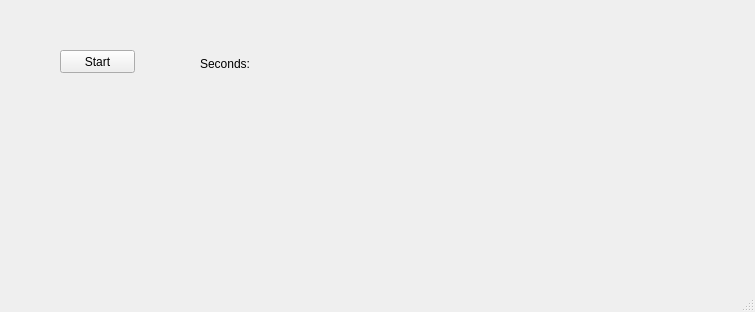
<?xml version="1.0" encoding="UTF-8"?>
<ui version="4.0">
 <class>MainWindow</class>
 <widget class="QMainWindow" name="MainWindow">
  <property name="geometry">
   <rect>
    <x>0</x>
    <y>0</y>
    <width>755</width>
    <height>312</height>
   </rect>
  </property>
  <property name="windowTitle">
   <string>MainWindow</string>
  </property>
  <widget class="QWidget" name="centralwidget">
   <widget class="QPushButton" name="btnStart">
    <property name="geometry">
     <rect>
      <x>60</x>
      <y>50</y>
      <width>75</width>
      <height>23</height>
     </rect>
    </property>
    <property name="text">
     <string>Start</string>
    </property>
   </widget>
   <widget class="QLabel" name="lblSeconds">
    <property name="geometry">
     <rect>
      <x>273</x>
      <y>56</y>
      <width>291</width>
      <height>16</height>
     </rect>
    </property>
    <property name="text">
     <string/>
    </property>
   </widget>
   <widget class="QLabel" name="label">
    <property name="geometry">
     <rect>
      <x>200</x>
      <y>56</y>
      <width>56</width>
      <height>16</height>
     </rect>
    </property>
    <property name="text">
     <string>Seconds:</string>
    </property>
   </widget>
  </widget>
  <widget class="QMenuBar" name="menubar">
   <property name="geometry">
    <rect>
     <x>0</x>
     <y>0</y>
     <width>755</width>
     <height>21</height>
    </rect>
   </property>
  </widget>
  <widget class="QStatusBar" name="statusbar"/>
 </widget>
 <resources/>
 <connections>
  <connection>
   <sender>btnStart</sender>
   <signal>released()</signal>
   <receiver>MainWindow</receiver>
   <slot>onStart()</slot>
   <hints>
    <hint type="sourcelabel">
     <x>76</x>
     <y>80</y>
    </hint>
    <hint type="destinationlabel">
     <x>99</x>
     <y>147</y>
    </hint>
   </hints>
  </connection>
 </connections>
 <slots>
  <slot>onStart()</slot>
 </slots>
</ui>
